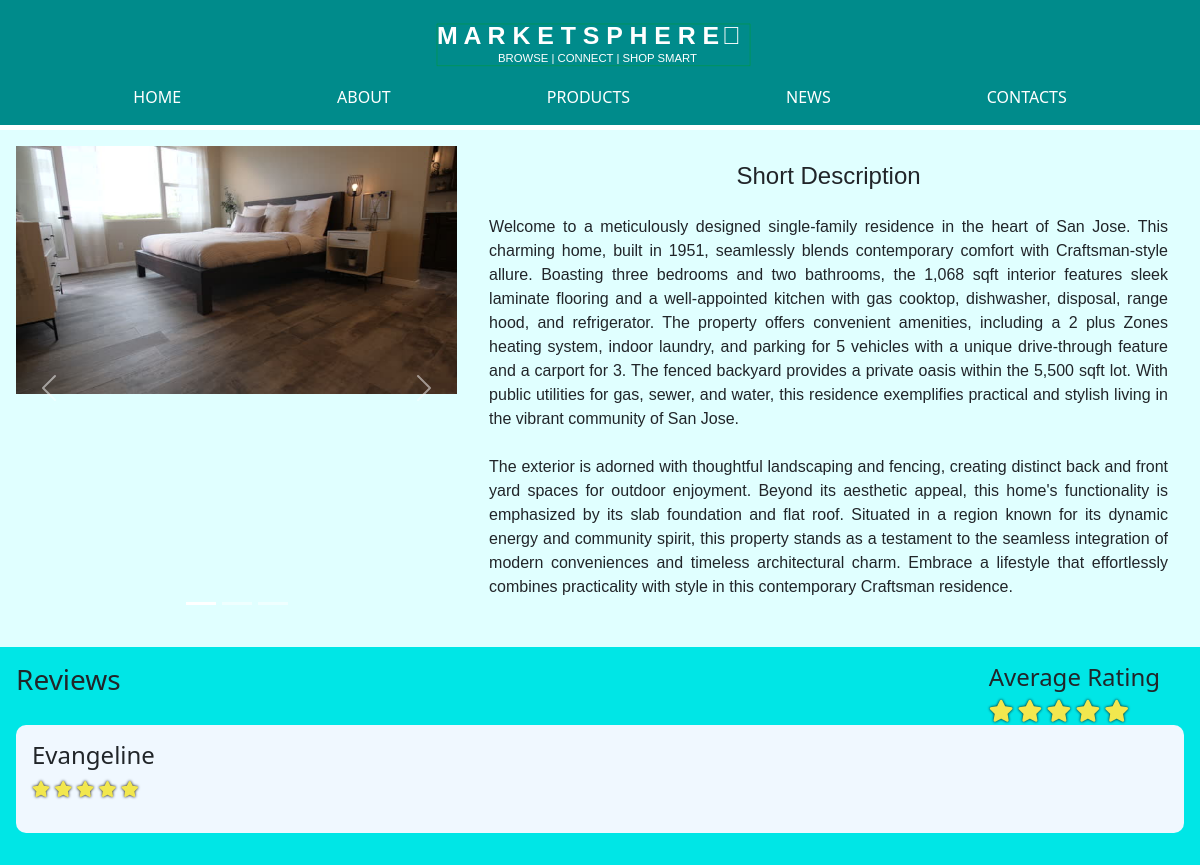
Screenshot of /includes/A_Magnificent.php with the database file from the repository.
### tables this page shows
CREATE TABLE `Products` (
  `productId` int(11) NOT NULL,
  `productName` varchar(45) NOT NULL,
  `productCompany` varchar(45) NOT NULL,
  `productImgUrl` varchar(45) NOT NULL,
  `productPrice` decimal(7,2) NOT NULL,
  `productShortDesc` varchar(255) NOT NULL,
  `productHits` int(11) NOT NULL,
  `productRating` int(11) NOT NULL,
  `productRatingCount` int(11) NOT NULL,
  `productAvgRating` varchar(45) NOT NULL,
  `productReviewCount` int(11) NOT NULL
);

CREATE TABLE `Ratings` (
  `idRatings` int(11) NOT NULL,
  `userName` varchar(45) NOT NULL,
  `productID` int(11) NOT NULL,
  `companyName` varchar(45) NOT NULL,
  `rating` int(11) NOT NULL,
  `review` varchar(255) NOT NULL
);

### includes/A_Magnificent.php (the view, shortened to what this page needs)
<?php session_start();  include_once 'dbconnect.php';?>
<?php
    $result = $conn->query("SELECT * FROM Products where productId = 26");
    $prod = $result -> fetch_assoc();
    $hits = $prod["productHits"] + 1;
    $conn->query("UPDATE Products SET productHits = ".$hits." WHERE productId = 26");
?>
<!DOCTYPE html>
<html lang="en">
<head>
    <?php include 'head.php' ?>
</head>
<body class="australiaPage">
    <?php $page='LuxuryHouse'; include 'navbar.php' ?>
    <div class="topContainer">
        <div id="myCarousel" class="carousel slide" data-bs-ride="carousel">
            <div class="carousel-indicators">
            <button type="button" data-bs-target="#myCarousel" data-bs-slide-to="0" class="active"></button>
            <button type="button" data-bs-target="#myCarousel" data-bs-slide-to="1"></button>
            <button type="button" data-bs-target="#myCarousel" data-bs-slide-to="2"></button>
            </div>
            <div class="carousel-inner">
            <div class="carousel-item active">
                <img src="../img/6.1.jpg" alt="Adhesive Tape1" class="d-block" style="width:100%">
            </div>
            </div>
            <button class="carousel-control-prev" type="button" data-bs-target="#myCarousel" data-bs-slide="prev">
            <span class="carousel-control-prev-icon"></span>
            </button>
            <button class="carousel-control-next" type="button" data-bs-target="#myCarousel" data-bs-slide="next">
            <span class="carousel-control-next-icon"></span>
            </button>
        </div>
        <div class="longDescContainer">
            <h4 class="Desctext">Short Description</h4>
            <p class="longDesc">
            Welcome to a meticulously designed single-family residence in the heart of San Jose. This charming home, built in 1951, seamlessly blends contemporary comfort with Craftsman-style allure. Boasting three bedrooms and two bathrooms, the 1,068 sqft interior features sleek laminate flooring and a well-appointed kitchen with gas cooktop, dishwasher, disposal, range hood, and refrigerator. The property offers convenient amenities, including a 2 plus Zones heating system, indoor laundry, and parking for 5 vehicles with a unique drive-through feature and a carport for 3. The fenced backyard provides a private oasis within the 5,500 sqft lot. With public utilities for gas, sewer, and water, this residence exemplifies practical and stylish living in the vibrant community of San Jose.
            <br>
            <br>
           The exterior is adorned with thoughtful landscaping and fencing, creating distinct back and front yard spaces for outdoor enjoyment. Beyond its aesthetic appeal, this home's functionality is emphasized by its slab foundation and flat roof. Situated in a region known for its dynamic energy and community spirit, this property stands as a testament to the seamless integration of modern conveniences and timeless architectural charm. Embrace a lifestyle that effortlessly combines practicality with style in this contemporary Craftsman residence.
            </p>
        </div>
    </div>
    <div class="bottomContainer">
        <div class="containerHeader">
            <h3 class="reviewsText">Reviews</h4>
            <?php
                $sql = "SELECT * FROM Products WHERE productID = 26";
                $result = mysqli_query($conn, $sql);
                $rows = mysqli_num_rows($result);
                if($rows > 0)
                {
                    while($row = $result->fetch_assoc())
                    {
                        echo "<div class='reviewContainer'>\n";
                            echo"<h4 style='margin-right:1em'>Average Rating</h4>";
                            for($i = 1; $i<=5; $i++)
                            {
                                $roundedRating = ceil($row["productAvgRating"]);
                                echo "<i class='fa fa-star ";
                                if($i <= $roundedRating)
                                {
                                    echo "checked";
                                }
                                else
                                {
                                    echo "unchecked";
                                }
                                echo"'></i>\n";
                            }
                    echo "</div>\n";
                    }
                }
            ?>
        </div>
        <?php
            $sql = "SELECT * FROM Ratings WHERE productID = 26";
            $result = mysqli_query($conn, $sql);
            $rows = mysqli_num_rows($result);
            if($rows > 0)
            {
                while($row = $result->fetch_assoc())
                {
                    echo "<div class='topReviewContainer'>\n";
                        echo "<div class='ratingContainer'>\n";
                            echo "<h4 class='currentUser'>".$row['userName']."</h4>";
                            for($i=1; $i<=5; $i++)
                            {
                                echo "<i class='fa fa-star ";
                                if($i <= $row['rating'])
                                {
                                    echo "checked";
                                }
                                else
                                {
                                    echo "unchecked";
                                }
                                echo"'></i>\n";
                            }
                        echo "</div>\n";
                    echo "</div>\n";
                }
            }
        ?>
    </div>
</body>

### css/main.css (style rules this page uses)
body, .aboutPage, .contactsPage, .productsPage, .newsPage, .securePage, .trackPage { -webkit-background-size: cover; -moz-background-size: cover; -o-background-size: cover; background-size: cover; padding-top: 130px; }
.topContainer { background: lightcyan; padding: 1em; display: flex; }
.topContainer .longDescContainer { padding: 1em; text-align: justify; padding-left: 2em; width: 70%; }
.topContainer .longDescContainer .Desctext { text-align: center; margin-bottom: 1em; }
.topContainer .longDescContainer .Desctext, .topContainer .longDescContainer .longDesc { font-family: 'Noto Sans SC', sans-serif; }
.ratingContainer .checked, .reviewContainer .checked { color: #f2e74e; text-shadow: 0 0 3px #000; }
.topContainer #myCarousel { width: 500px; }
.bottomContainer { padding: 1em; background: #00e6e6; }
.topReviewContainer { padding: 1em; background: aliceblue; border-radius: 10px; margin-bottom: 1em }
.containerHeader { display: flex; justify-content: space-between; }
.reviewContainer { align-items: center; }
.reviewContainer .checked, .reviewContainer .unchecked { font-size: 22px; }

### rows the page displays
products: productAvgRating "5" (drawn)
ratings: userName "Evangeline", rating 5 (drawn)
